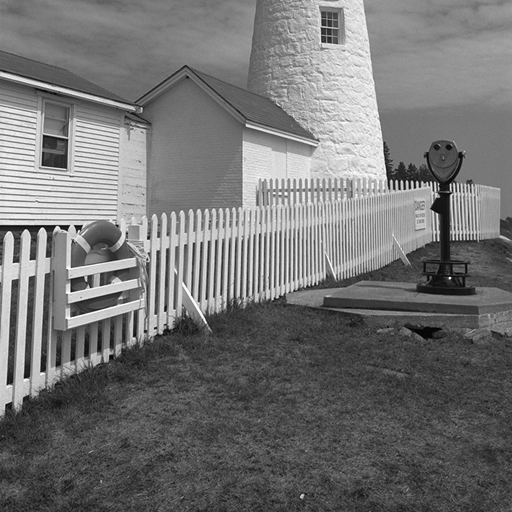
#> input picture Solutions/W3/lighthouse.png, 512 x 512 px
$ jupyter execute --allow-errors W3_exercise_sol.ipynb   (shell and % lines are left out)
#> lines starting #> are read from the running program, lines starting #| are printed output that depends on the picture
# Week 3: Edge Detection

This python notebook includes all the exercises from this session. All the needed setup, I/O and user-interaction code is already provided to let you concentrate on this week's topic.<br>
Please run all the provided code in order before running yours.<br>

This week's assignment:

## 1. Thresholded Edge Detection

Implement a function that takes as input the derivative kernels and threshold and outputs the edge image of the provided test image (lighthouse.png). Then test its output with different kernels and thresholds to compare the results. As a reference we report some suggested kernels:

Elementary derivative kernels:
$$ k_x = \left[ {\begin{array}{cc}
   -1 & 1 \\
  \end{array} } \right]
  ~~~
   k_y = \left[ {\begin{array}{c}
   -1\\
   1\\
  \end{array} } \right]$$

Sobel derivative kernels:
$$ k_x = \left[ {\begin{array}{ccc}
   -1 & 0 & 1 \\
   -2 & 0 & 2 \\
   -1 & 0 & 1 \\
  \end{array} } \right]
  ~~~
   k_y = \left[ {\begin{array}{ccc}
   -1 & -2 & -1 \\
   0 & 0 & 0 \\
   1 & 2 & 1 \\
  \end{array} } \right]$$

Prewitt derivative kernels:
$$ k_x = \left[ {\begin{array}{ccc}
   -1 & 0 & 1 \\
   -1 & 0 & 1 \\
   -1 & 0 & 1 \\
  \end{array} } \right]
  ~~~
   k_y = \left[ {\begin{array}{ccc}
   -1 & -1 & -1 \\
   0 & 0 & 0 \\
   1 & 1 & 1 \\
  \end{array} } \right]$$

Inside the function, compute the gradient images in $x$ and $y$ direction and consider a pixel $(x,y)$ to be part of an edge if $\sqrt{g_x(x,y)^2+g_y(x,y)^2}>threshold$ holds.

## 2. Canny Edge Detection

Implement edge detection using the Canny method.

1. Produce and show kernels composing derivative and gaussian blur for noise reduction
2. Produce the gradient images and show the gradient magnitude image, where each pixel contains the norm of the gradient
3. Produce the quantized gradient direction image
    1. Produce the gradient direction image, where each pixel contains the angle of the gradient
    2. Produce and show the quantized gradient image, where each pixel is an integer corresponding to a gradient direction (horizontal, primary diagonal, vertical, secondary diagonal)
4. Perform nonmaximum suppression on the gradient magnitude image for edge thinning, and show it. For each pixel, it is taken only if it is the maximum with the nearby pixels along its corresponding gradient direction.
5. Perform hysteresis on the resulting image, and show the final result of Canny Edge Detection.
    1. Select two thresholds $t_{high}$ and $t_{low}$
    2. A pixel on the nonmaximum suppressed gradient image is taken if its value is higher than $t_{low}$ and there exists any path through pixels with value higher than $t_{low}$ that connects it to a pixel with value higher than $t_{high}$.
6. Identify all the hyperparameters introduced in this exercise, play with them and understand their role. To facilitate this, in this tutorial we provide a fill-in template to change your hyperparameters with interactive sliders and visualize the output.

## 3. RANSAC Line Fitting

An edge map is full of outliers: a least-squares line fitted to all edge pixels is pulled away by every pixel that does not belong to the line. RANSAC (RANdom SAmple Consensus) estimates a model robustly by repeating the following steps:

1. Randomly sample a minimal set of points (2 points for a line) and fit a candidate line to them.
2. Count the inliers of the candidate, i.e. all points whose distance to the line is below a threshold $\tau$.
3. Keep the candidate with the largest number of inliers.

Finally, the line is re-estimated with least squares on the inliers of the best candidate only.

We represent a line in normal form $\mathbf{n}^\top \mathbf{p} + d = 0$ with $\|\mathbf{n}\| = 1$, where $\mathbf{p} = (x, y)^\top$. The distance of a point $\mathbf{p}$ to the line is then simply $|\mathbf{n}^\top \mathbf{p} + d|$. Unlike $y = mx + b$, this representation can also describe vertical lines.

1. Fill in the functions that fit a line through two points, compute point-to-line distances and fit a line to many points with (total) least squares.
2. Fill in the RANSAC loop.
3. Compute how many iterations $N$ are needed to draw at least one outlier-free sample with probability $p$, given an outlier ratio $e$ and a sample size $s$: $N = \frac{\log(1-p)}{\log\left(1-(1-e)^s\right)}$
4. Compare RANSAC with plain least squares on synthetic points with outliers.
5. Detect the dominant straight lines in the edge image of lighthouse.png by running RANSAC repeatedly, removing the inliers of each detected line. Look at the result: which lines are real, which are not, and why?

## Useful information for this tutorial:

For basics about images as numpy arrays, please refer to the second week's tutorial.

With numpy it is also possible to refer to slices of a given array by specifying the kept dimensions in the slice with `:`. For example, if we want to access the red channel of an RGB image `im` with shape `(height, width, 3)`, we can write `im[:, :, 0]`, which refers to the whole image data for the red channel only. We can optionally specify a range to be kept along a direction by writing the extreme indices around the `:` as in `min:max`. For example, accessing a patch within the pixel coordinates `(h0, w0)`, `(h1, w1)` with h0 < h1 and w0 < w1 can be done with `im[h0:h1, w0:w1, :]`.<br>
You can also index arrays based on conditions: for example to set to black all pixels with a blue component higher than 200 you can write `im[im[:, :, 2] > 200] = 0`.<br>
These references can be used both for reading an image slice and for writing a whole slice at once, without looping over it. <br>
A complete reference of numpy basic and advanced indexing rules (not necessary for this tutorial, but very useful for numpy python programming) can be found in https://numpy.org/doc/stable/user/basics.indexing.html

When doing operations between numpy arrays, all operations are executed element-wise (except for the `@` operator that performs the usual matrix multiplication). This requires the shapes (dimensions) of the involved arrays to match or to be compatible according to broadcasting rules, which are usually intuitive. An example of broadcasting is when adding a pixel value `p=np.array([70, 128, 255])` to an image `im` with shape `(height, width, 3)`: the operation is legal and the pixel value is added independently to each pixel in the image. <br>
A complete reference of numpy broadcasting rules (not necessary for this tutorial, but very useful for numpy python programming) can be found in https://numpy.org/doc/stable/user/basics.broadcasting.html .

In the following we list some useful functions.

Array initialization:<br>
`np.array(a, dtype)`: returns a copy of `a` as a numpy array. Argument `a` does not need to be a numpy array, it can be any array-like object, e.g. a python list. It is possible to specify a `dtype` argument in case we want to change the type of the original array in the returned copy. https://numpy.org/doc/stable/reference/generated/numpy.array.html<br>
`np.empty(shape, dtype)`: returns a new empty array with specified shape `shape` and the specified data type `dtype`. For this tutorial we suggest using as dtype `np.int16` for images and default for the rest. https://numpy.org/doc/stable/reference/generated/numpy.empty.html<br>
`np.ones(shape, dtype)`: returns a new array filled with ones with specified shape `shape` and the specified data type `dtype`. For this tutorial we suggest using as dtype `np.int16` for images and default for the rest. https://numpy.org/doc/stable/reference/generated/numpy.ones.html<br>
`np.zeros(shape, dtype)`: returns a new array filled with zeros with specified shape `shape` and the specified data type `dtype`. For this tutorial we suggest using as dtype `np.int16` for images and default for the rest. https://numpy.org/doc/stable/reference/generated/numpy.zeros.html<br>
`np.eye(N)` : builds the identity matrix of order `N`. https://numpy.org/doc/stable/reference/generated/numpy.eye.html<br>

Array shape management:<br>
`np.reshape(a, newshape)`: returns a reshaped view of the input array `a` having shape `newshape`, which should be specified as a tuple of integers. https://numpy.org/doc/stable/reference/generated/numpy.reshape.html<br>
`np.transpose(a)`: returns the transposed of array `a`, whose shape has reversed order with respect to `a`. Alias `a.T`. https://numpy.org/doc/stable/reference/generated/numpy.transpose.html<br>
`np.expand_dims(a, axis)`: returns the same array `a` with a new dimension of size one along the specified `axis`. You can use `np.newaxis` when slice-indexing `a` for the same result. https://numpy.org/doc/stable/reference/generated/numpy.expand_dims.html<br>

Array reductors:<br>
`np.linalg.norm(x)`: returns the L2 norm of array `x`. You can also specify a keyword argument `axis` to compute the norm only along a specific dimension (the result will have the same shape as `x`, but without the specified dimension) https://numpy.org/doc/stable/reference/generated/numpy.linalg.norm.html<br>
`np.sum(a)` : returns the sum of all the elements of array `a`. You can specify a keyword argument `axis` to compute the sum only along a specific dimension (the result will have the same shape as `a`, but without the specified dimension) https://numpy.org/doc/stable/reference/generated/numpy.sum.html<br>
`np.mean(a)` : returns the mean value of all the elements of array `a`. You can specify a keyword argument `axis` to compute the mean only along a specific dimension (the result will have the same shape as `a`, but without the specified dimension) https://numpy.org/doc/stable/reference/generated/numpy.mean.html<br>

Matrix operations:<br>
`np.linalg.inv(a)` : returns the multiplicative inverse of matrix `a`. https://numpy.org/doc/stable/reference/generated/numpy.linalg.inv.html<br>
`np.matmul(a, b)` : returns the matrix multiplication of `a` multiplied by `b`. Alias `a @ b`. https://numpy.org/doc/stable/reference/generated/numpy.matmul.html<br>

Image operations:<br>
`scipy.ndimage.convolve(input, weights)`: returns the convolution of `input` image using the `weights` image as kernel. https://docs.scipy.org/doc/scipy/reference/generated/scipy.ndimage.convolve.html<br>
`scipy.ndimage.shift(input, shift)`: returns a copy of `input` image shifted by the translation vector `shift`. Argument `shift` is in pixels, it can be not integer, in which case the result is interpolated. https://docs.scipy.org/doc/scipy/reference/generated/scipy.ndimage.shift.html<br>
`scipy.ndimage.label(input, structure)`: Segment the connected components in `input` image, considering all zero-values as separation elements. The `structure` parameter is a central-symmetric array with ones and zeros that defines when two parts are to be considered connected or not (i.e. component_1 is connected with component_2 if we can center the `structure` array on a pixel in component_1 and have at least a one in `structure` to overlap with a pixel in component_2). This function returns both the segmented image, assigning to each pixel an integer identifying its own connected component label, and the number of distinct connected components found. https://docs.scipy.org/doc/scipy/reference/generated/scipy.ndimage.label.html<br>

Boolean array operations:<br>
`np.logical_and(x1, x2)`: where `x1` and `x2` are arrays of boolean values with matching or broadcastable shape, it returns the element-wise logical and operation between `x1` and `x2`. https://numpy.org/doc/stable/reference/generated/numpy.logical_and.html<br>
`np.isin(element, test_elements)`: for each element in array `element` check whether it is contained into the array-like `test_elements`, and returns an array of boolean values of the same shape as `element`. Warning: with non-sequence `test_elements` like python sets, it produces incorrect results without throwing any exception. https://numpy.org/doc/stable/reference/generated/numpy.isin.html<br>

Miscellaneous:<br>
`np.around(a, decimals)`: rounds a floating-point array `a` to the specified number of `decimals` (zero decimals by default). Returns again a floating point array. https://numpy.org/doc/stable/reference/generated/numpy.around.html<br>
`np.maximum(x1, x2)`: where `x1` and `x2` are arrays with matching or broadcastable shape, it returns the element-wise maximum into an array with the same (or broadcasted) shape as the inputs. https://numpy.org/doc/stable/reference/generated/numpy.maximum.html<br>
`np.pi`: the usual constant for the ratio between circumference and diameter of a circle. https://numpy.org/doc/stable/reference/constants.html#numpy.pi<br>
`np.arctan2(x1, x2)`: element-wise arctan of `x1/x2` choosing the quadrant correctly. Values returned are in the range `[-pi, pi]`. https://numpy.org/doc/stable/reference/generated/numpy.arctan2.html<br>
`np.hypot(x1, x2)`: element-wise `sqrt(x1**2 + x2**2)` for calculating the gradient magnitude. https://numpy.org/doc/stable/reference/generated/numpy.hypot.html<br>

Random numbers and linear algebra (Exercise 3):<br>
`np.random.default_rng(seed)`: returns a random generator `rng`. Fixing the `seed` makes your results reproducible. https://numpy.org/doc/stable/reference/random/generator.html<br>
`rng.choice(a, size, replace=False)`: draws `size` distinct random elements from `np.arange(a)` (if `a` is an integer) or from the array `a`. https://numpy.org/doc/stable/reference/random/generated/numpy.random.Generator.choice.html<br>
`np.linalg.svd(a)`: returns the singular value decomposition `U, S, Vt` of matrix `a`. The rows of `Vt` are sorted by decreasing singular value, so `Vt[-1]` is the direction in which the data varies the least. https://numpy.org/doc/stable/reference/generated/numpy.linalg.svd.html<br>
`np.nonzero(a)`: returns the indices of the non-zero elements of `a`, one array per dimension. For an image this gives the row (y) and column (x) indices of all the non-zero pixels. https://numpy.org/doc/stable/reference/generated/numpy.nonzero.html<br>
`np.ceil(a)`, `np.log(a)`: element-wise ceiling and natural logarithm.<br>

[cell 1]
# quickstart COLAB
from pathlib import Path
if not Path('lighthouse.png').exists():
  !git clone --quiet https://github.com/tavisualcomputing/viscomp2026/
  %cd /content/viscomp2026/Solutions/W3

## EXERCISE 1 - SETUP CODE

The following cell installs required packages into the virtual machine that will run your code

Import packages to read videos, make interactive widgets and plot images.

[cell 2]
from skimage.io import imread
from scipy.ndimage import convolve, shift, label
from matplotlib.pyplot import imshow
from ipywidgets import interactive
from IPython.display import display
import matplotlib as mpl
import numpy as np

mpl.rc('image', cmap='gray')  # tell matplotlib to use gray shades for grayscale images

Reading the test image lighthouse.png in `test_im`.

[cell 3]
test_im = np.array(imread("lighthouse.png", as_gray=True), dtype=float)  # This time the image is floating point 0.0 to 1.0!
#> test_im is the input picture: shape (512, 512) float64; min 0.00784, max 1, mean 0.453
height, width = test_im.shape
#> height = 512; width = 512
print("Test image shape: ", test_im.shape)
#| Test image shape:  (512, 512)
imshow(test_im)
#> (this line was passed over: IPython is not available in this run)

Before starting, here is a function that creates a gaussian filter for you: you might find it handy later.

[cell 4]
def gaussian_filter(size, sigma):
    x, y = np.mgrid[-size//2 + 1:size//2 + 1, -size//2 + 1:size//2 + 1]
    g = np.exp(-((x**2 + y**2)/(2.0*sigma**2)))
    return g/g.sum()

#> (the rest of this cell did not finish here and is left out)

## EXERCISE 1 - PUT SOLUTION HERE

[cell 5]
def thresholded_edge_detection(k_x, threshold=0.05):
#> called with k_x = array of shape (1, 2), threshold = 0.35
    assert(k_x.ndim == 2)
    k_y = k_x.T
    g_x = convolve(test_im, k_x, mode="constant")
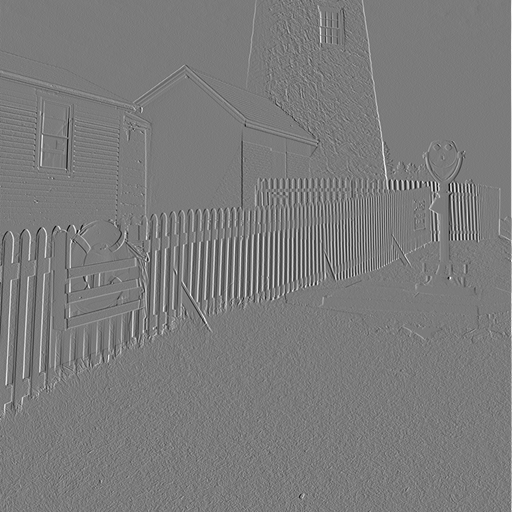
#> g_x: shape (512, 512) float64; min -0.643, max 0.682, mean 0.00107; drawn with min black and max white
    g_y = convolve(test_im, k_y, mode="constant")
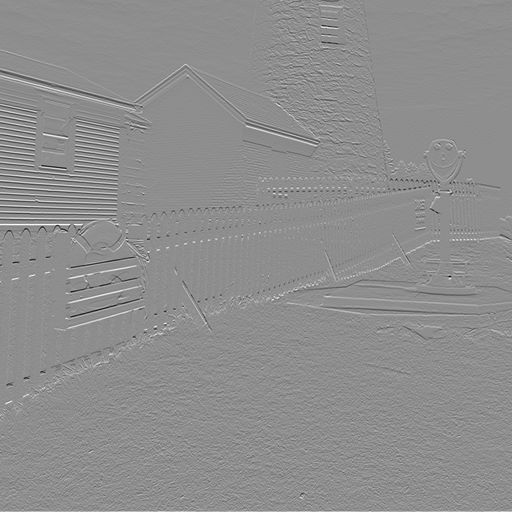
#> g_y: shape (512, 512) float64; min -0.835, max 0.663, mean 0.00101; drawn with min black and max white
    grad_mag = np.hypot(g_x, g_y)
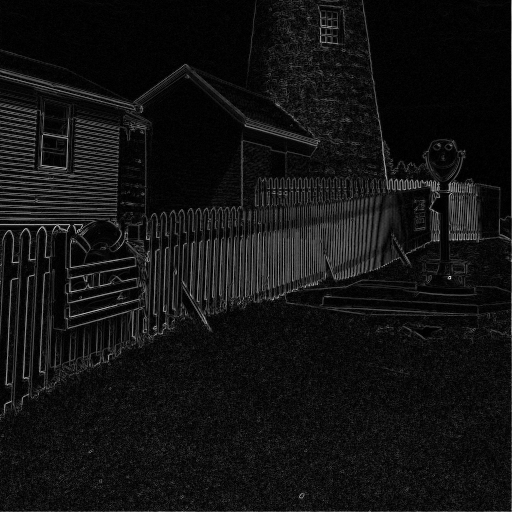
#> grad_mag: shape (512, 512) float64; min 0, max 0.875, mean 0.0734
    edges = np.zeros_like(test_im)
    edges[grad_mag > threshold] = 1.
    return edges

[cell 6]
basic_k_x = np.array([[-1, 1]])


imshow(thresholded_edge_detection(basic_k_x, threshold=0.35))
#> (this line was passed over: IPython is not available in this run)

[cell 7]
prewitt_k_x = np.array([[1, 0, -1],
                        [1, 0, -1],
                        [1, 0, -1]])

imshow(thresholded_edge_detection(prewitt_k_x, threshold=0.6))
#> call 2 of thresholded_edge_detection, with k_x = array of shape (3, 3), threshold = 0.6
#> in thresholded_edge_detection (call 2), `g_x = convolve(test_im, k_x, mode="constant")`:
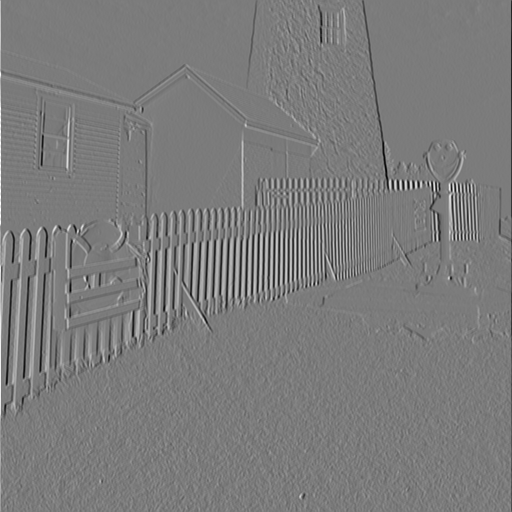
#> g_x: shape (512, 512) float64; min -2.59, max 2.74, mean -0.000915; drawn with min black and max white
#> in thresholded_edge_detection (call 2), `g_y = convolve(test_im, k_y, mode="constant")`:
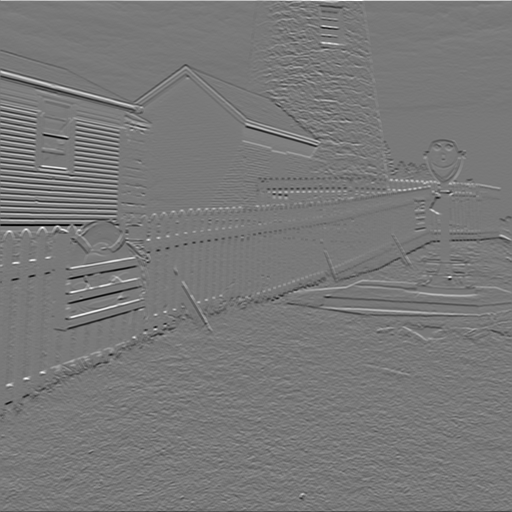
#> g_y: shape (512, 512) float64; min -2.47, max 2.73, mean -0.00163; drawn with min black and max white
#> in thresholded_edge_detection (call 2), `grad_mag = np.hypot(g_x, g_y)`:
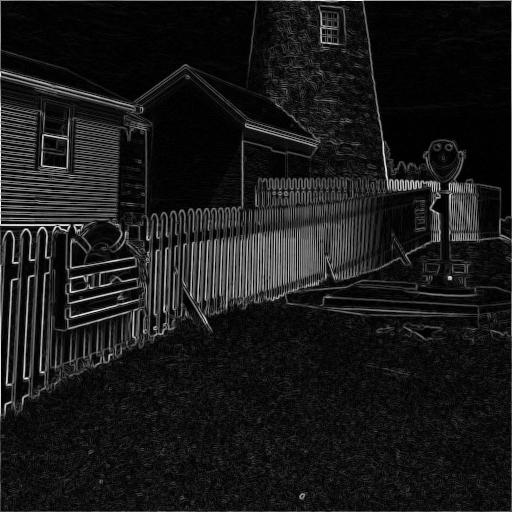
#> grad_mag: shape (512, 512) float64; min 0, max 2.74, mean 0.278; drawn with min black and max white
#> (this line was passed over: IPython is not available in this run)

[cell 8]
sobel_k_x = np.array([[1, 0, -1],
                      [2, 0, -2],
                      [1, 0, -1]])

imshow(thresholded_edge_detection(sobel_k_x, threshold=0.8))
#> (this line was passed over: IPython is not available in this run)

[cell 9]
gauss_k_x = convolve(gaussian_filter(5, 1), np.array([[1, -1]]).T)


imshow(thresholded_edge_detection(gauss_k_x, threshold=0.075))
#> call 4 of thresholded_edge_detection, with k_x = array of shape (5, 5), threshold = 0.075
#> in thresholded_edge_detection (call 4), `g_x = convolve(test_im, k_x, mode="constant")`:
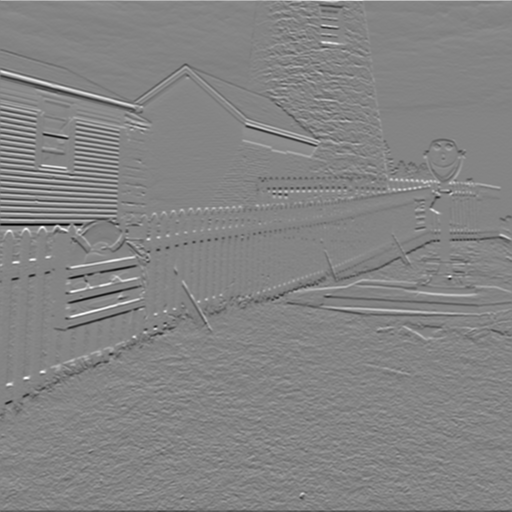
#> g_x: shape (512, 512) float64; min -0.263, max 0.244, mean -0.000457; drawn with min black and max white
#> in thresholded_edge_detection (call 4), `g_y = convolve(test_im, k_y, mode="constant")`:
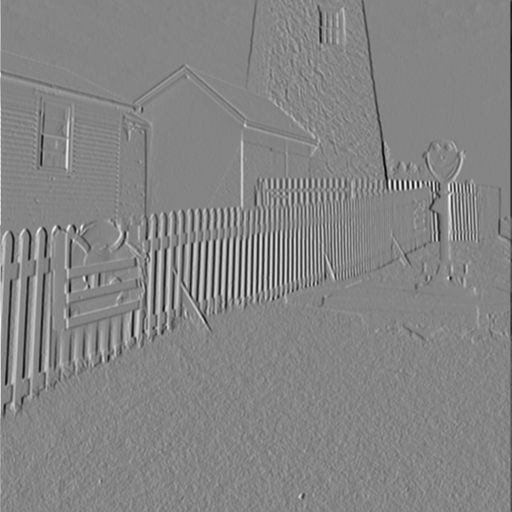
#> g_y: shape (512, 512) float64; min -0.256, max 0.234, mean -0.000431; drawn with min black and max white
#> in thresholded_edge_detection (call 4), `grad_mag = np.hypot(g_x, g_y)`:
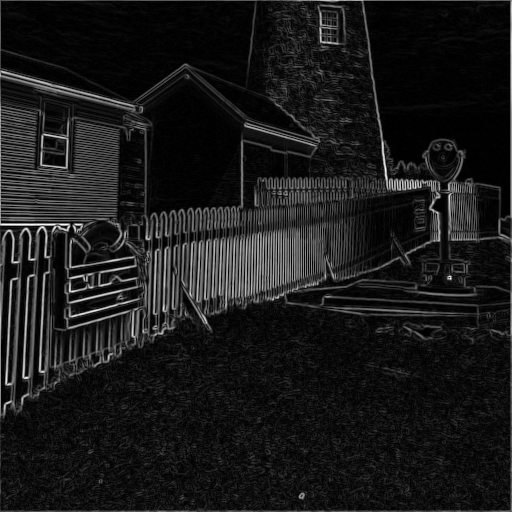
#> grad_mag: shape (512, 512) float64; min 9.83e-06, max 0.263, mean 0.027; drawn with min black and max white
#> (this line was passed over: IPython is not available in this run)

## EXERCISE 2 - PUT SOLUTION HERE

[cell 10]
g_filter = gaussian_filter(9, 1.4)
canny_k_x = convolve(g_filter, np.array([[1, 0, -1]]).T)
canny_k_y = convolve(g_filter, np.array([[1, 0, -1]]))

imshow(canny_k_x)
#> (this line was passed over: IPython is not available in this run)
# imshow(g_filter)

[cell 11]
imshow(canny_k_y)
#> (this line was passed over: IPython is not available in this run)
